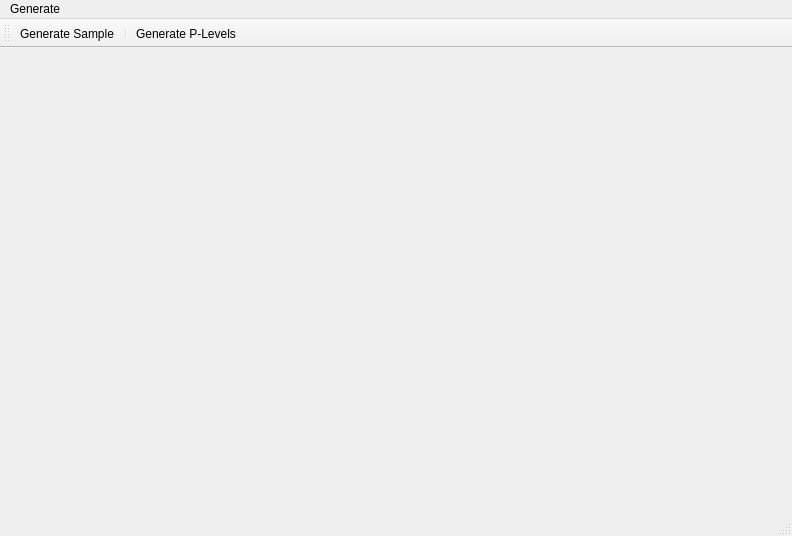
<?xml version="1.0" encoding="UTF-8"?>
<ui version="4.0">
 <class>MainWindow</class>
 <widget class="QMainWindow" name="MainWindow">
  <property name="geometry">
   <rect>
    <x>0</x>
    <y>0</y>
    <width>792</width>
    <height>536</height>
   </rect>
  </property>
  <property name="windowTitle">
   <string>MainWindow</string>
  </property>
  <widget class="QWidget" name="centralwidget">
   <layout class="QVBoxLayout" name="verticalLayout">
    <item>
     <widget class="QLabel" name="label">
      <property name="maximumSize">
       <size>
        <width>16777215</width>
        <height>20</height>
       </size>
      </property>
      <property name="text">
       <string/>
      </property>
     </widget>
    </item>
    <item>
     <layout class="QVBoxLayout" name="verticalLayout_2">
      <item>
       <widget class="QWidget" name="widget" native="true"/>
      </item>
     </layout>
    </item>
   </layout>
  </widget>
  <widget class="QMenuBar" name="menubar">
   <property name="geometry">
    <rect>
     <x>0</x>
     <y>0</y>
     <width>792</width>
     <height>22</height>
    </rect>
   </property>
   <widget class="QMenu" name="menuModel">
    <property name="title">
     <string>Generate</string>
    </property>
    <addaction name="actionCreate"/>
   </widget>
   <addaction name="menuModel"/>
  </widget>
  <widget class="QStatusBar" name="statusbar"/>
  <widget class="QToolBar" name="toolBar">
   <property name="windowTitle">
    <string>toolBar</string>
   </property>
   <attribute name="toolBarArea">
    <enum>TopToolBarArea</enum>
   </attribute>
   <attribute name="toolBarBreak">
    <bool>false</bool>
   </attribute>
   <addaction name="actionCreate"/>
   <addaction name="separator"/>
   <addaction name="actionGenerate_P_Levels"/>
  </widget>
  <action name="actionCreate">
   <property name="text">
    <string>Generate Sample</string>
   </property>
  </action>
  <action name="actionGenerate_P_Levels">
   <property name="text">
    <string>Generate P-Levels</string>
   </property>
  </action>
 </widget>
 <resources/>
 <connections/>
</ui>
